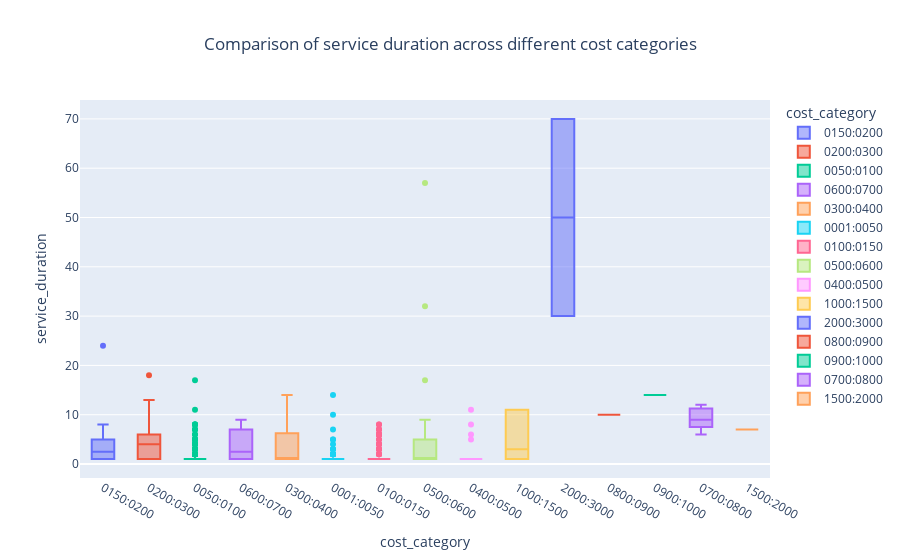

Notebook code for this chart:
### Code cell
myBoxPlot(data=df,x='cost_category',y='service_duration',color='cost_category',title='Comparison of service duration across different cost categories')
Maximum_row = df.loc[df['service_duration'].idxmax()]
print('The cost category that has maximum service duration is :',Maximum_row['cost_category'])
print('The maximum service duration is :',Maximum_row['service_duration'])

### Figure 1 — Plotly figure (JSON) as saved in the notebook; plotly's stock layout.template omitted (floating-point values rounded to 4 significant figures; data arrays with more than 128 entries replaced by an {"elided": "..."} marker saying what was removed)
{"data": [{"alignmentgroup": "True", "hovertemplate": "cost_category=%{x}<br>service_duration=%{y}<extra></extra>", "legendgroup": "0150:0200", "marker": {"color": "#636efa"}, "name": "0150:0200", "notched": false, "offsetgroup": "0150:0200", "orientation": "v", "showlegend": true, "type": "box", "x": ["0150:0200", "0150:0200", "0150:0200", "0150:0200", "0150:0200", "0150:0200", "0150:0200", "0150:0200", "0150:0200", "0150:0200", "0150:0200", "0150:0200", "0150:0200", "0150:0200", "0150:0200", "0150:0200", "0150:0200", "0150:0200", "0150:0200", "0150:0200", "0150:0200", "0150:0200", "0150:0200", "0150:0200", "0150:0200", "0150:0200", "0150:0200", "0150:0200", "0150:0200", "0150:0200"], "x0": " ", "xaxis": "x", "y": [5, 1, 4, 1, 1, 4, 3, 4, 1, 1, 1, 1, 4, 4, 7, 8, 2, 6, 6, 5, 4, 24, 1, 1, 1, 1, 1, 1, 5, 1], "y0": " ", "yaxis": "y"}, {"alignmentgroup": "True", "hovertemplate": "cost_category=%{x}<br>service_duration=%{y}<extra></extra>", "legendgroup": "0200:0300", "marker": {"color": "#EF553B"}, "name": "0200:0300", "notched": false, "offsetgroup": "0200:0300", "orientation": "v", "showlegend": true, "type": "box", "x": {"elided": "157 str values"}, "x0": " ", "xaxis": "x", "y": {"elided": "157 int values"}, "y0": " ", "yaxis": "y"}, {"alignmentgroup": "True", "hovertemplate": "cost_category=%{x}<br>service_duration=%{y}<extra></extra>", "legendgroup": "0050:0100", "marker": {"color": "#00cc96"}, "name": "0050:0100", "notched": false, "offsetgroup": "0050:0100", "orientation": "v", "showlegend": true, "type": "box", "x": {"elided": "308 str values"}, "x0": " ", "xaxis": "x", "y": {"elided": "308 int values"}, "y0": " ", "yaxis": "y"}, {"alignmentgroup": "True", "hovertemplate": "cost_category=%{x}<br>service_duration=%{y}<extra></extra>", "legendgroup": "0600:0700", "marker": {"color": "#ab63fa"}, "name": "0600:0700", "notched": false, "offsetgroup": "0600:0700", "orientation": "v", "showlegend": true, "type": "box", "x": ["0600:0700", "0600:0700", "0600:0700", "0600:0700", "0600:0700", "0600:0700", "0600:0700", "0600:0700", "0600:0700", "0600:0700"], "x0": " ", "xaxis": "x", "y": [8, 1, 9, 1, 1, 7, 1, 1, 4, 5], "y0": " ", "yaxis": "y"}, {"alignmentgroup": "True", "hovertemplate": "cost_category=%{x}<br>service_duration=%{y}<extra></extra>", "legendgroup": "0300:0400", "marker": {"color": "#FFA15A"}, "name": "0300:0400", "notched": false, "offsetgroup": "0300:0400", "orientation": "v", "showlegend": true, "type": "box", "x": ["0300:0400", "0300:0400", "0300:0400", "0300:0400", "0300:0400", "0300:0400", "0300:0400", "0300:0400", "0300:0400", "0300:0400", "0300:0400", "0300:0400", "0300:0400", "0300:0400", "0300:0400", "0300:0400", "0300:0400", "0300:0400", "0300:0400", "0300:0400", "0300:0400", "0300:0400", "0300:0400", "0300:0400", "0300:0400", "0300:0400", "0300:0400", "0300:0400", "0300:0400", "0300:0400", "0300:0400", "0300:0400", "0300:0400", "0300:0400", "0300:0400", "0300:0400", "0300:0400"], "x0": " ", "xaxis": "x", "y": [1, 11, 5, 1, 1, 1, 1, 1, 1, 14, 1, 1, 2, 11, 6, 1, 1, 1, 1, 7, 1, 1, 6, 9, 1, 1, 1, 1, 1, 1, 5, 1, 1, 9, 11, 8, 7], "y0": " ", "yaxis": "y"}, {"alignmentgroup": "True", "hovertemplate": "cost_category=%{x}<br>service_duration=%{y}<extra></extra>", "legendgroup": "0001:0050", "marker": {"color": "#19d3f3"}, "name": "0001:0050", "notched": false, "offsetgroup": "0001:0050", "orientation": "v", "showlegend": true, "type": "box", "x": {"elided": "731 str values"}, "x0": " ", "xaxis": "x", "y": {"elided": "731 int values"}, "y0": " ", "yaxis": "y"}, {"alignmentgroup": "True", "hovertemplate": "cost_category=%{x}<br>service_duration=%{y}<extra></extra>", "legendgroup": "0100:0150", "marker": {"color": "#FF6692"}, "name": "0100:0150", "notched": false, "offsetgroup": "0100:0150", "orientation": "v", "showlegend": true, "type": "box", "x": {"elided": "164 str values"}, "x0": " ", "xaxis": "x", "y": {"elided": "164 int values"}, "y0": " ", "yaxis": "y"}, {"alignmentgroup": "True", "hovertemplate": "cost_category=%{x}<br>service_duration=%{y}<extra></extra>", "legendgroup": "0500:0600", "marker": {"color": "#B6E880"}, "name": "0500:0600", "notched": false, "offsetgroup": "0500:0600", "orientation": "v", "showlegend": true, "type": "box", "x": ["0500:0600", "0500:0600", "0500:0600", "0500:0600", "0500:0600", "0500:0600", "0500:0600", "0500:0600", "0500:0600", "0500:0600", "0500:0600", "0500:0600", "0500:0600", "0500:0600", "0500:0600", "0500:0600", "0500:0600", "0500:0600", "0500:0600", "0500:0600"], "x0": " ", "xaxis": "x", "y": [3, 17, 1, 1, 57, 2, 32, 1, 1, 2, 1, 1, 1, 1, 1, 1, 1, 1, 9, 7], "y0": " ", "yaxis": "y"}, {"alignmentgroup": "True", "hovertemplate": "cost_category=%{x}<br>service_duration=%{y}<extra></extra>", "legendgroup": "0400:0500", "marker": {"color": "#FF97FF"}, "name": "0400:0500", "notched": false, "offsetgroup": "0400:0500", "orientation": "v", "showlegend": true, "type": "box", "x": ["0400:0500", "0400:0500", "0400:0500", "0400:0500", "0400:0500", "0400:0500", "0400:0500", "0400:0500", "0400:0500", "0400:0500", "0400:0500", "0400:0500", "0400:0500", "0400:0500", "0400:0500", "0400:0500", "0400:0500", "0400:0500", "0400:0500", "0400:0500", "0400:0500", "0400:0500", "0400:0500", "0400:0500", "0400:0500", "0400:0500"], "x0": " ", "xaxis": "x", "y": [1, 1, 5, 1, 1, 1, 1, 1, 11, 1, 1, 1, 1, 1, 8, 1, 1, 1, 1, 1, 6, 1, 1, 1, 1, 1], "y0": " ", "yaxis": "y"}, {"alignmentgroup": "True", "hovertemplate": "cost_category=%{x}<br>service_duration=%{y}<extra></extra>", "legendgroup": "1000:1500", "marker": {"color": "#FECB52"}, "name": "1000:1500", "notched": false, "offsetgroup": "1000:1500", "orientation": "v", "showlegend": true, "type": "box", "x": ["1000:1500", "1000:1500", "1000:1500", "1000:1500", "1000:1500", "1000:1500"], "x0": " ", "xaxis": "x", "y": [1, 2, 1, 11, 11, 4], "y0": " ", "yaxis": "y"}, {"alignmentgroup": "True", "hovertemplate": "cost_category=%{x}<br>service_duration=%{y}<extra></extra>", "legendgroup": "2000:3000", "marker": {"color": "#636efa"}, "name": "2000:3000", "notched": false, "offsetgroup": "2000:3000", "orientation": "v", "showlegend": true, "type": "box", "x": ["2000:3000", "2000:3000"], "x0": " ", "xaxis": "x", "y": [30, 70], "y0": " ", "yaxis": "y"}, {"alignmentgroup": "True", "hovertemplate": "cost_category=%{x}<br>service_duration=%{y}<extra></extra>", "legendgroup": "0800:0900", "marker": {"color": "#EF553B"}, "name": "0800:0900", "notched": false, "offsetgroup": "0800:0900", "orientation": "v", "showlegend": true, "type": "box", "x": ["0800:0900"], "x0": " ", "xaxis": "x", "y": [10], "y0": " ", "yaxis": "y"}, {"alignmentgroup": "True", "hovertemplate": "cost_category=%{x}<br>service_duration=%{y}<extra></extra>", "legendgroup": "0900:1000", "marker": {"color": "#00cc96"}, "name": "0900:1000", "notched": false, "offsetgroup": "0900:1000", "orientation": "v", "showlegend": true, "type": "box", "x": ["0900:1000"], "x0": " ", "xaxis": "x", "y": [14], "y0": " ", "yaxis": "y"}, {"alignmentgroup": "True", "hovertemplate": "cost_category=%{x}<br>service_duration=%{y}<extra></extra>", "legendgroup": "0700:0800", "marker": {"color": "#ab63fa"}, "name": "0700:0800", "notched": false, "offsetgroup": "0700:0800", "orientation": "v", "showlegend": true, "type": "box", "x": ["0700:0800", "0700:0800", "0700:0800", "0700:0800", "0700:0800"], "x0": " ", "xaxis": "x", "y": [11, 12, 6, 8, 9], "y0": " ", "yaxis": "y"}, {"alignmentgroup": "True", "hovertemplate": "cost_category=%{x}<br>service_duration=%{y}<extra></extra>", "legendgroup": "1500:2000", "marker": {"color": "#FFA15A"}, "name": "1500:2000", "notched": false, "offsetgroup": "1500:2000", "orientation": "v", "showlegend": true, "type": "box", "x": ["1500:2000"], "x0": " ", "xaxis": "x", "y": [7], "y0": " ", "yaxis": "y"}], "layout": {"boxmode": "overlay", "legend": {"title": {"text": "cost_category"}, "tracegroupgap": 0}, "title": {"text": "Comparison of service duration across different cost categories", "x": 0.5}, "xaxis": {"anchor": "y", "categoryarray": ["0150:0200", "0200:0300", "0050:0100", "0600:0700", "0300:0400", "0001:0050", "0100:0150", "0500:0600", "0400:0500", "1000:1500", "2000:3000", "0800:0900", "0900:1000", "0700:0800", "1500:2000"], "categoryorder": "array", "domain": [0, 1], "title": {"text": "cost_category"}}, "yaxis": {"anchor": "x", "domain": [0, 1], "title": {"text": "service_duration"}}}}
